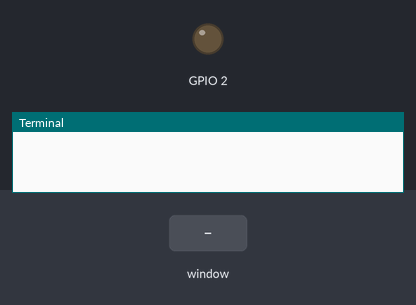
This program was run on a simulated Raspberry Pi (BCM pin numbers). Parts: output pins drawn as LEDs (lit = HIGH), the last lines printed to the terminal. The test bench sets the inputs (shaded band). The desktop window is not drawn, its controls go by their first labels and the mouse button is held 0.15 s.

Above: at 1.2 s.
1.3 s: control labelled "Encender" in the window clicked
At 2.5 s:
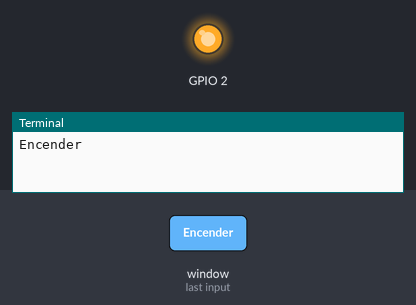
2.8 s: control labelled "Apagar" in the window clicked
At 3.7 s:
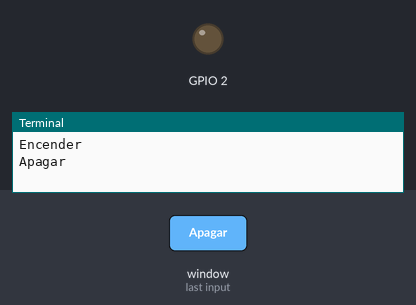
Timing chart, 0 to 5.8 s (numbered marks = the images above; inputs shaded):
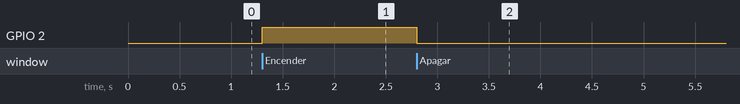

The program:

Clase06_Ejemplo04_LedBotones.py
```python
import tkinter
import RPi.GPIO as GPIO

def apagar():
    print("Apagar")
    GPIO.output(2,GPIO.LOW)
    etiqueta.set("Apagado")

def encender():
    print("Encender")
    GPIO.output(2,GPIO.HIGH)
    etiqueta.set("Encendido")

GPIO.setmode(GPIO.BCM)
GPIO.setup(2,GPIO.OUT)
GPIO.output(2,GPIO.LOW)
w = tkinter.Tk()
etiqueta=tkinter.StringVar()
etiqueta.set("Apagado")
fm = tkinter.Frame(w)
fm.grid(row=0,column=0)
b1 = tkinter.Button(fm,text = "Apagar",command=apagar)
b1.grid(row=1,column=0)
b2 = tkinter.Button(fm,text = "Encender",command=encender)
b2.grid(row=1,column=1)
lb = tkinter.Label(fm,textvariable=etiqueta)
lb.grid(row=2,column=0,columnspan=2)
w.mainloop()
```

Measured:
- after the input at 1.3 s, GPIO 2: LOW → HIGH at once
- after the input at 2.8 s, GPIO 2: HIGH → LOW at once
